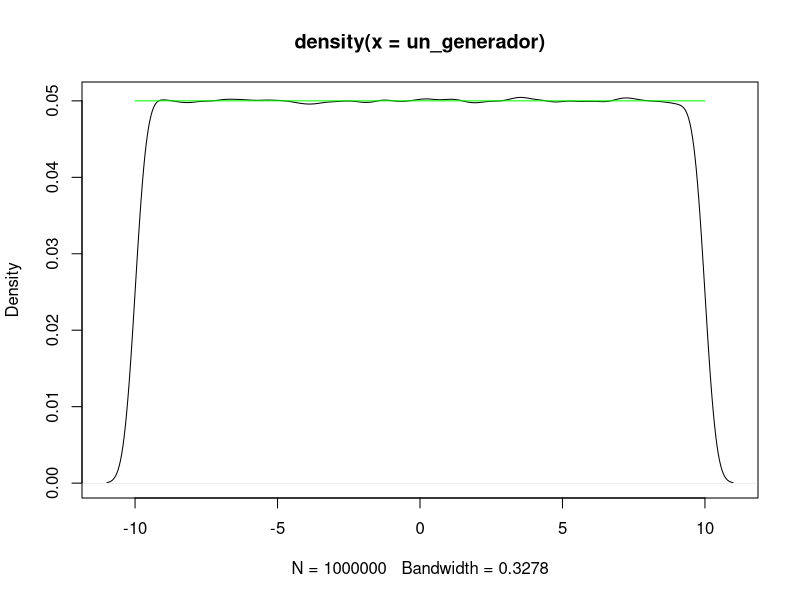
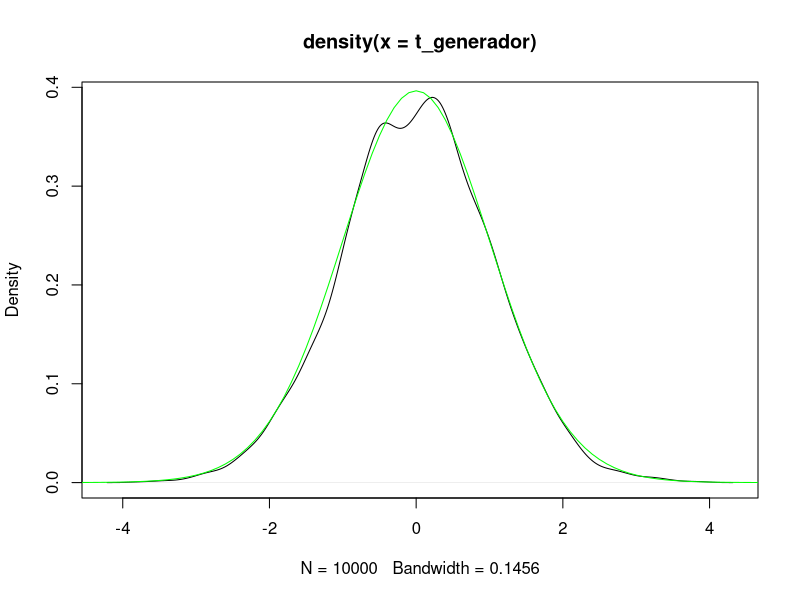
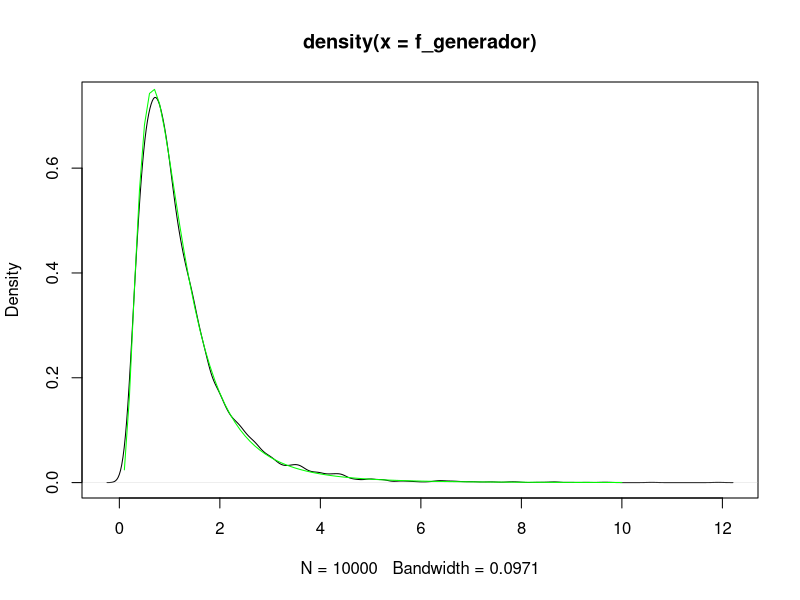
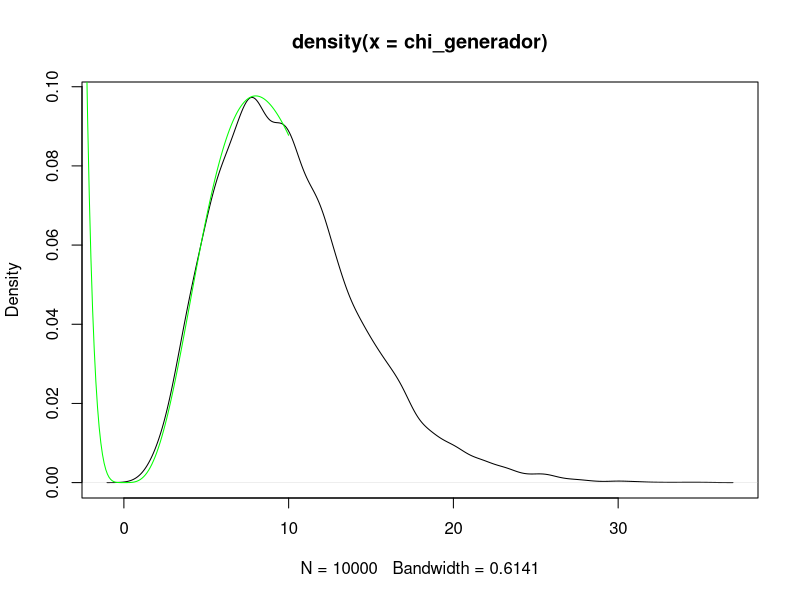
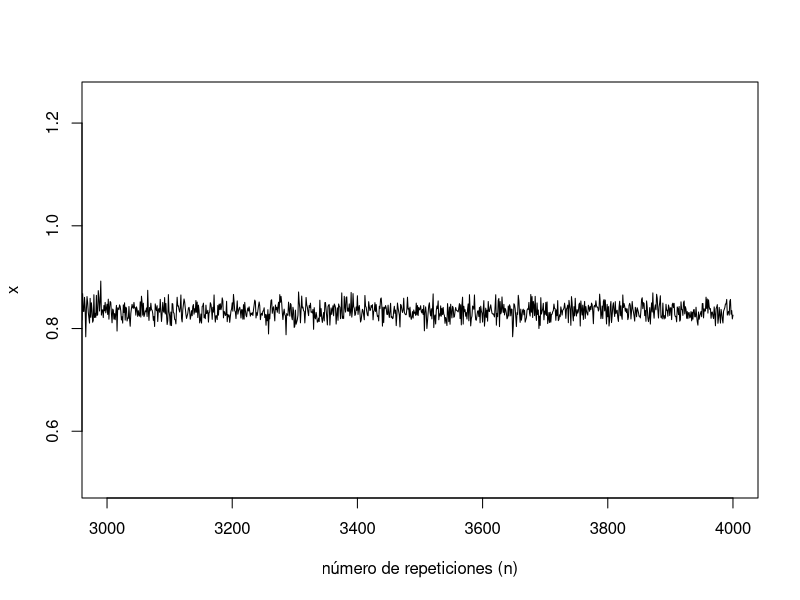
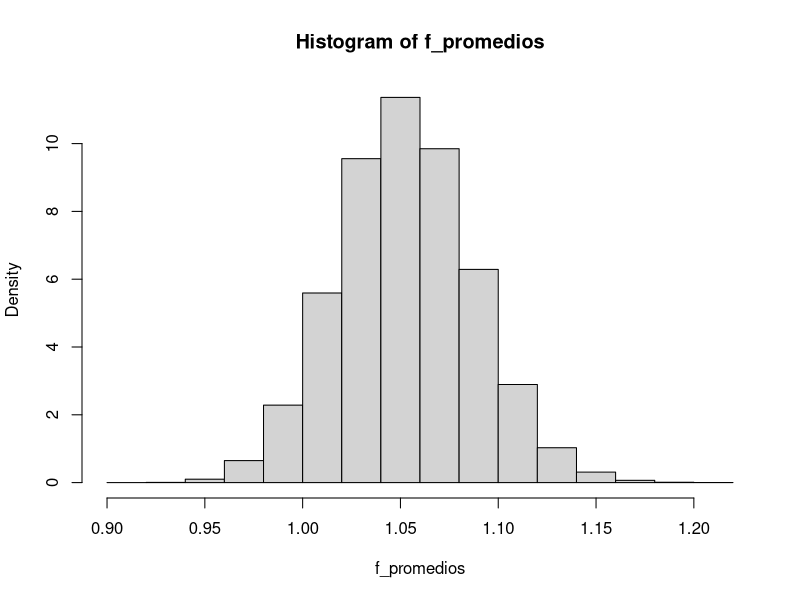
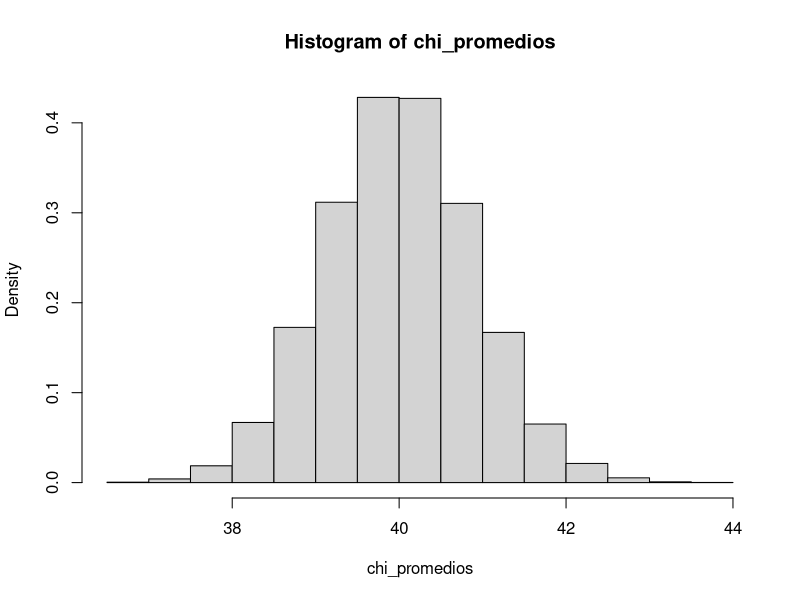

Generate these figures, in order, with R:

## 1. Muestra que la función runif produce una distribución uniforme que coincide con la teórica
## 2. Muestra que rt genera distribuciones t que coinciden con la teórica
## 3. Muestra que rf genera distribuciones F que coinciden con la teórica
## 4. Muestra que rchisq genera distribuciones chisq que coinciden con la teórica
## 5. Muestra como el valor empírico y el teórico se aproximan al aumentar el n en el caso de tirar 5 dados
## y que salga el 1.
## 6. Muestre el teorema central del límite con la distribución F. Como F tiene gl1 y gl2, para no hacer
## inﬁnidad de gráﬁcos, haga la demostración para gl1 = gl2, es decir, siempre los mismos grados de
## libertad en el numerador y el denominador.
## 7. Muestre el teorema central del límite con la distribución χ2.
set.seed(1)

## 1 
x <- seq(-10, 10, .1)
un_generador <- runif (1000000,-10,10)


uniform <- function (x) {
	dens_vec <- c()
	for(i in 1:length(x)) {
		dens_vec[i] <- 1/(max(x)-min(x))
	}
	return(dens_vec)
}
un_eq <- uniform(x)
	
d <- density(un_generador) 
plot(d) # plot d
lines(un_eq~x, col="green")

## 2
x <- seq(-10, 10, .1)
t_generador <- rt (10000,40)


t <- function(x, df){
	n = ((gamma((df+1)/2))/(sqrt(df*pi)*gamma(df/2))) * (1+(x^2)/df)^((-df+1)/2)
}

t_eq <- t(x,40)

d <- density(t_generador) 
plot(d) # plot d
lines(t_eq~x, col="green")

## 3 
x <- seq(-10, 10, .1)
f_generador <- rf (10000,10,10)

f <- function(x, df1,df2){
	n = (1 / (x * beta((df1/2), (df2/2)))) * sqrt((((df1*x)^df1) * df2^df2)/((df1*x)+df2)^(df1+df2))
}

f_eq <- f(x,10,10)

d <- density(f_generador) 
plot(d) # plot d
lines(f_eq~x, col="green")


## 4
x <- seq(-10, 10, .1)
chi_generador <- rchisq (10000,10)


chi <- function(x, df){
	n = (((1/((2^(df/2)) * gamma(df/2)))*x^((df/2)-1))*(exp(-x/2)))
}

chi_eq <- chi(x,10)

d <- density(chi_generador) 
plot(d) # plot d
lines(chi_eq~x, col="green")





## 5
x <- vector()
for(n in 1:4000) x[n] <- mean(rbinom(n,5,1/6))
plot(x, type="l", xlab="número de repeticiones (n)", xlim = c(3000,4000))




## 6

f_promedios <- c()
for(i in 1:100000){
	f_promedios[i] <- mean(rf(100,40,40))
}
hist(f_promedios, freq=F)

## Comprobación
mean(f_promedios)


## 7

chi_promedios <- c()
for(i in 1:100000){
	chi_promedios[i] <- mean(rchisq(100,40))
}
hist(chi_promedios, freq=F)

## Comprobación
mean(chi_promedios)
